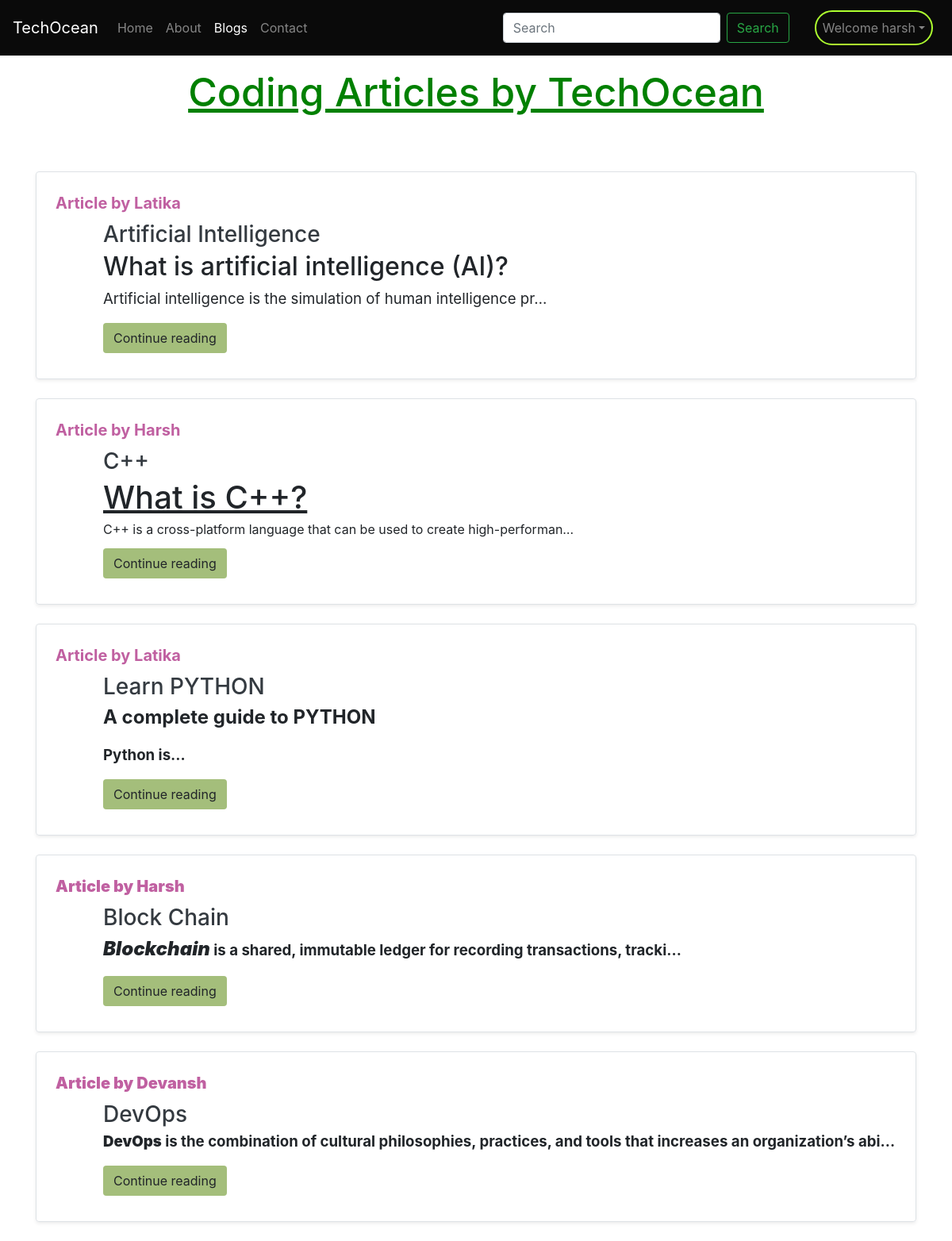
Page /blog/ (signed in) on the committed database.
### blog/models.py (models this page shows, shortened)
class Post(models.Model):
    sno=models.AutoField(primary_key=True)
    title=models.CharField(max_length=255)
    author=models.CharField(max_length=14)
    slug=models.CharField(max_length=130)
    views= models.IntegerField(default=0)
    timeStamp=models.DateTimeField(blank=True)
    content=models.TextField()

### blog/views.py (the view)
# urls.py: path('', views.blogHome, name="bloghome"),
def blogHome(request):
    allPosts= Post.objects.all()
    context={'allPosts': allPosts}
    return render(request, "blog/blogHome.html", context)

### templates/blog/bloghome.html (shortened to what this page needs)
{% extends 'base.html' %}
    {% block blogactive %} active {% endblock blogactive %}
    {% block body %}
    <div class="container my-3">
        <h2 style="text-align: center; font-size: 50px; text-decoration: underline; color: green; margin-bottom: 70px">Coding Articles by TechOcean</h2>
        {% for post in allPosts  %}
        <div class="row no-gutters border rounded overflow-hidden flex-md-row mb-4 shadow-sm h-md-250 my-4 position-relative">
            <div class="col p-4 d-flex flex-column position-static">
                <div style="color: #C060A1; font-size: 20px;">
                    <strong class="d-inline-block mb-2">Article  by {{ post.author }}</strong>
                </div>
                <div style="margin-left: 60px;">
                    <h3 class="mb-0"><a class="text-dark" href="/blog/{{post.slug}}">{{ post.title }} </a> </h3>
                    <p class="card-text mb-auto"> <div class="preview">{{ post.content | safe | truncatechars:200}} </div></p>
                    <div class="my-2">
                        <a style="background-color: #A4BE7B;" href="/blog/{{post.slug}}" role="button" class="btn">Continue reading</a>
                    </div>
                </div>
            </div>
        </div>
        {% endfor %}
    </div>
    {% endblock %}

### templates/base.html (shortened to what this page needs)
<!doctype html>
<html lang="en">
<head>
  <link rel="stylesheet" href="https://cdn.jsdelivr.net/npm/bootstrap@4.4.1/dist/css/bootstrap.min.css"
>
  <link rel="stylesheet" href="/static/styles.css">
  <link rel="stylesheet" href="https://unicons.iconscout.com/release/v4.0.0/css/line.css">
</head>
<body style="background-color: white;">
  <nav class="navbar-height navbar navbar-expand-lg navbar-dark" style="background-color: #0a0a0a;">
    <a class="navbar-brand" href="/">TechOcean</a>
    <div class="collapse navbar-collapse" id="navbarSupportedContent">
      <ul class="navbar-nav mr-auto">
        <li class="nav-item {% block homeactive %}  {% endblock homeactive %} ">
          <a class="nav-link" href="/">Home <span class="sr-only">(current)</span></a>
        </li>
        <li class="nav-item {% block aboutactive %}  {% endblock aboutactive %}">
          <a class="nav-link" href="/about">About</a>
        </li>
        <li class="nav-item {% block blogactive %}  {% endblock blogactive %}">
          <a class="nav-link" href="/blog">Blogs</a>
        </li>
        <li class="nav-item{% block contactactive %}  {% endblock contactactive %}">
          <a class="nav-link" href="/contact">Contact</a>
        </li>
      </ul>
      <form method="get" action="/search" class="form-inline my-2 my-lg-0 mx-4">
        <input class="form-control mr-sm-2" type="search" name="query" id="query" placeholder="Search"
          aria-label="Search">
        <button class="btn btn-outline-success my-2 mr-2 my-sm-0" type="submit">Search</button>
      </form>
      {% if user.is_authenticated %}
      <ul class="nav-user navbar-nav mr-2">
        <li class="nav-item dropdown">
          <a class="nav-link dropdown-toggle" href='#' id="navbarDropdown" role="button" data-toggle="dropdown"> Welcome
            {{request.user}}</a>
        </li>
      </ul>
    </div>
    {% endif %}
  </nav>
  {% block body %}
  {% endblock body %}

### static/styles.css (style rules this page uses)
body { background-color: cyan; }
.navbar-height { height: 70px; }
.nav-user { border: 2px solid greenyellow; border-radius: 30px; }
input { border: 2px solid black; }

### rows in the picture
Post: author "Latika", title "Artificial Intelligence", content "What is artificial intelligence (AI)? Artificial intelligence is the simulation of human intelligence pr…"
Post: author "Harsh", title "C++", content "What is C++? C++ is a cross-platform language that can be used to create high-performan…"
Post: author "Latika", title "Learn PYTHON", content "A complete guide to PYTHON Python is…"
Post: author "Harsh", title "Block Chain", content "Blockchain is a shared, immutable ledger for recording transactions, tracki…"
Post: author "Devansh", title "DevOps", content "DevOps is the combination of cultural philosophies, practices, and tools that increases an organization’s abi…"

### other values in the picture
{{ request.user }} "harsh"
